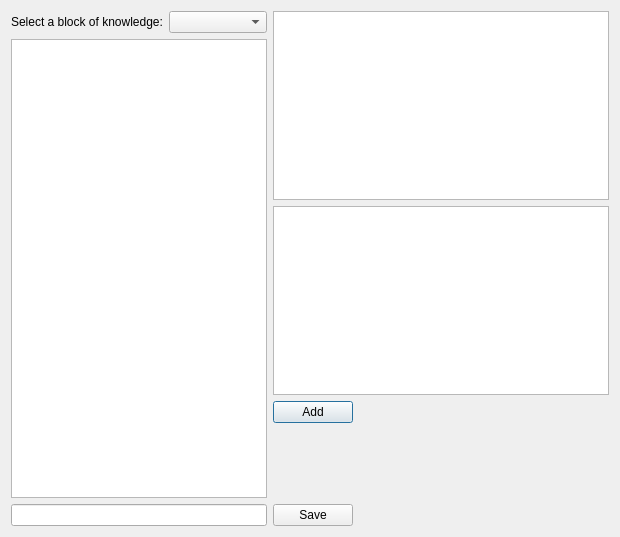
<?xml version="1.0" encoding="UTF-8"?>
<ui version="4.0">
 <class>ThenTab</class>
 <widget class="QDialog" name="ThenTab">
  <property name="geometry">
   <rect>
    <x>0</x>
    <y>0</y>
    <width>620</width>
    <height>537</height>
   </rect>
  </property>
  <property name="windowTitle">
   <string>Dialog</string>
  </property>
  <layout class="QHBoxLayout" name="horizontalLayout">
   <item>
    <layout class="QGridLayout" name="gridLayout_4">
     <item row="0" column="0">
      <widget class="QLabel" name="label_2">
       <property name="text">
        <string>Select a block of knowledge:</string>
       </property>
      </widget>
     </item>
     <item row="0" column="1">
      <widget class="QComboBox" name="comboBox_2"/>
     </item>
     <item row="1" column="0" colspan="2">
      <widget class="QTreeView" name="treeView_2"/>
     </item>
     <item row="2" column="0" colspan="2">
      <widget class="QLineEdit" name="lineEdit_2"/>
     </item>
    </layout>
   </item>
   <item>
    <layout class="QGridLayout" name="gridLayout_3">
     <item row="1" column="0" colspan="2">
      <widget class="QTextEdit" name="textEdit_2"/>
     </item>
     <item row="2" column="0">
      <widget class="QPushButton" name="addButton_2">
       <property name="text">
        <string>Add</string>
       </property>
      </widget>
     </item>
     <item row="2" column="1">
      <spacer name="horizontalSpacer_3">
       <property name="orientation">
        <enum>Qt::Horizontal</enum>
       </property>
       <property name="sizeHint" stdset="0">
        <size>
         <width>208</width>
         <height>20</height>
        </size>
       </property>
      </spacer>
     </item>
     <item row="3" column="0">
      <spacer name="verticalSpacer_2">
       <property name="orientation">
        <enum>Qt::Vertical</enum>
       </property>
       <property name="sizeHint" stdset="0">
        <size>
         <width>20</width>
         <height>78</height>
        </size>
       </property>
      </spacer>
     </item>
     <item row="4" column="0">
      <widget class="QPushButton" name="saveButton_2">
       <property name="text">
        <string>Save</string>
       </property>
      </widget>
     </item>
     <item row="4" column="1">
      <spacer name="horizontalSpacer_4">
       <property name="orientation">
        <enum>Qt::Horizontal</enum>
       </property>
       <property name="sizeHint" stdset="0">
        <size>
         <width>208</width>
         <height>20</height>
        </size>
       </property>
      </spacer>
     </item>
     <item row="0" column="0" colspan="2">
      <widget class="QTableWidget" name="tableWidget"/>
     </item>
    </layout>
   </item>
  </layout>
 </widget>
 <resources/>
 <connections/>
</ui>
